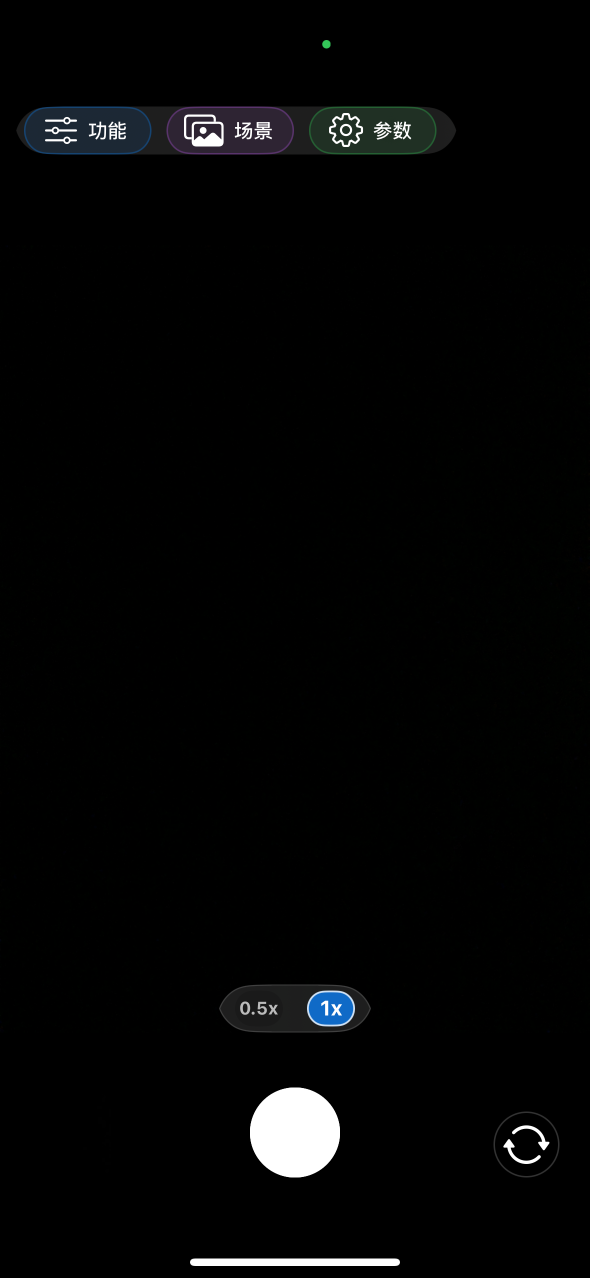
#> input picture ios上架准备/IMG_4789.PNG, 1179 x 2556 px (shown at 1/2 size); its folder holds only this picture in this run
$ python generate_app_store_screenshots_fixed.py
#> lines starting #> are read from the running program, lines starting #| are printed output that depends on the picture
#!/usr/bin/env python3
# -*- coding: utf-8 -*-
"""
App Store 截图生成工具 (修复版)
确保生成的截图尺寸与文件名完全一致
"""

import os
import sys
from PIL import Image, ImageDraw, ImageFont
import math

# App Store 截图尺寸要求
SCREENSHOT_SIZES = {
    # iPhone 截图尺寸
    "iPhone_6_7_8": (750, 1334),      # iPhone 6, 7, 8
    "iPhone_6_7_8_Plus": (1242, 2208), # iPhone 6 Plus, 7 Plus, 8 Plus
    "iPhone_X_XS": (1125, 2436),      # iPhone X, XS
    "iPhone_XR": (828, 1792),         # iPhone XR
    "iPhone_XS_Max": (1242, 2688),    # iPhone XS Max
    "iPhone_11": (828, 1792),         # iPhone 11
    "iPhone_11_Pro": (1125, 2436),    # iPhone 11 Pro
    "iPhone_11_Pro_Max": (1242, 2688), # iPhone 11 Pro Max
    "iPhone_12_mini": (1080, 2340),   # iPhone 12 mini
    "iPhone_12": (1170, 2532),        # iPhone 12
    "iPhone_12_Pro": (1170, 2532),    # iPhone 12 Pro
    "iPhone_12_Pro_Max": (1284, 2778), # iPhone 12 Pro Max
    "iPhone_13_mini": (1080, 2340),   # iPhone 13 mini
    "iPhone_13": (1170, 2532),        # iPhone 13
    "iPhone_13_Pro": (1170, 2532),    # iPhone 13 Pro
    "iPhone_13_Pro_Max": (1284, 2778), # iPhone 13 Pro Max
    "iPhone_14": (1170, 2532),        # iPhone 14
    "iPhone_14_Plus": (1284, 2778),   # iPhone 14 Plus
    "iPhone_14_Pro": (1179, 2556),    # iPhone 14 Pro
    "iPhone_14_Pro_Max": (1290, 2796), # iPhone 14 Pro Max
    "iPhone_15": (1179, 2556),        # iPhone 15
    "iPhone_15_Plus": (1290, 2796),   # iPhone 15 Plus
    "iPhone_15_Pro": (1179, 2556),    # iPhone 15 Pro
    "iPhone_15_Pro_Max": (1290, 2796), # iPhone 15 Pro Max
    "iPhone_16": (1179, 2556),        # iPhone 16
    "iPhone_16_Plus": (1290, 2796),   # iPhone 16 Plus
    "iPhone_16_Pro": (1179, 2556),    # iPhone 16 Pro
    "iPhone_16_Pro_Max": (1290, 2796), # iPhone 16 Pro Max

    # 新增的iPhone 6.7"和6.9"尺寸
    "iPhone_6_7_New": (1320, 2868),   # iPhone 6.7" 新尺寸
    "iPhone_6_7_Landscape": (2868, 1320), # iPhone 6.7" 横屏
    "iPhone_6_9": (1290, 2796),       # iPhone 6.9" 竖屏
    "iPhone_6_9_Landscape": (2796, 1290), # iPhone 6.9" 横屏

    # iPad 截图尺寸
    "iPad_9_7": (1536, 2048),         # iPad 9.7-inch
    "iPad_10_2": (1620, 2160),        # iPad 10.2-inch
    "iPad_10_9": (1640, 2360),        # iPad 10.9-inch
    "iPad_11": (1668, 2388),          # iPad 11-inch
    "iPad_12_9": (2048, 2732),        # iPad 12.9-inch
    "iPad_Air_10_9": (1640, 2360),    # iPad Air 10.9-inch
    "iPad_Air_11": (1668, 2388),      # iPad Air 11-inch
    "iPad_Pro_11": (1668, 2388),      # iPad Pro 11-inch
    "iPad_Pro_12_9": (2048, 2732),    # iPad Pro 12.9-inch
    "iPad_mini_8_3": (1488, 2266),    # iPad mini 8.3-inch
}

def resize_image_to_exact_size(image, target_size):
    """将图片调整到精确的目标尺寸"""
    target_width, target_height = target_size

    # 计算宽高比
    original_ratio = image.width / image.height
    target_ratio = target_width / target_height

    if original_ratio > target_ratio:
        # 原图更宽，需要裁剪宽度
        new_width = int(image.height * target_ratio)
        new_height = image.height
        left = (image.width - new_width) // 2
        top = 0
        right = left + new_width
        bottom = new_height
    else:
        # 原图更高，需要裁剪高度
        new_width = image.width
        new_height = int(image.width / target_ratio)
        left = 0
        top = (image.height - new_height) // 2
        right = new_width
        bottom = top + new_height

    # 裁剪图片
    cropped_image = image.crop((left, top, right, bottom))

    # 调整到目标尺寸
    resized_image = cropped_image.resize((target_width, target_height), Image.Resampling.LANCZOS)

    return resized_image

def generate_screenshots(input_folder, output_folder):
    """生成所有尺寸的截图"""
#> called with input_folder = 'ios上架准备', output_folder = 'App_Store_Screenshots_Fixed'
    if not os.path.exists(output_folder):
        os.makedirs(output_folder)

    # 获取输入文件夹中的所有图片
    image_files = [f for f in os.listdir(input_folder)
                   if f.lower().endswith(('.png', '.jpg', '.jpeg'))]

    if not image_files:
        print("❌ 在输入文件夹中没有找到图片文件")
        return

    print(f"📱 找到 {len(image_files)} 张原始截图")

    for image_file in image_files:
        input_path = os.path.join(input_folder, image_file)
        print(f"\n🔄 处理图片: {image_file}")

        try:
            # 打开原始图片
            original_image = Image.open(input_path)
#> original_image is the input picture: PIL image 1179x2556 RGB; mean R, G, B 4.8, 5.3, 5.3
            print(f"   原始尺寸: {original_image.size}")
#|    原始尺寸: (1179, 2556)

            # 为每个设备尺寸生成截图
            for device_name, size in SCREENSHOT_SIZES.items():
                print(f"   📱 生成 {device_name} 尺寸: {size}")

                # 调整图片到精确尺寸
                resized_image = resize_image_to_exact_size(original_image, size)

                # 验证尺寸
                if resized_image.size != size:
                    print(f"   ⚠️  尺寸不匹配: 期望 {size}, 实际 {resized_image.size}")
                    continue

                # 生成输出文件名
                base_name = os.path.splitext(image_file)[0]
                output_filename = f"{base_name}_{device_name}_{size[0]}x{size[1]}.png"
                output_path = os.path.join(output_folder, output_filename)

                # 保存图片
                resized_image.save(output_path, 'PNG', quality=95)
                print(f"   ✅ 已保存: {output_filename} (尺寸: {resized_image.size})")
#> this loop made 42 passes
#> pass 1, in resize_image_to_exact_size, `cropped_image = image.crop((left, top, right, bottom))`:
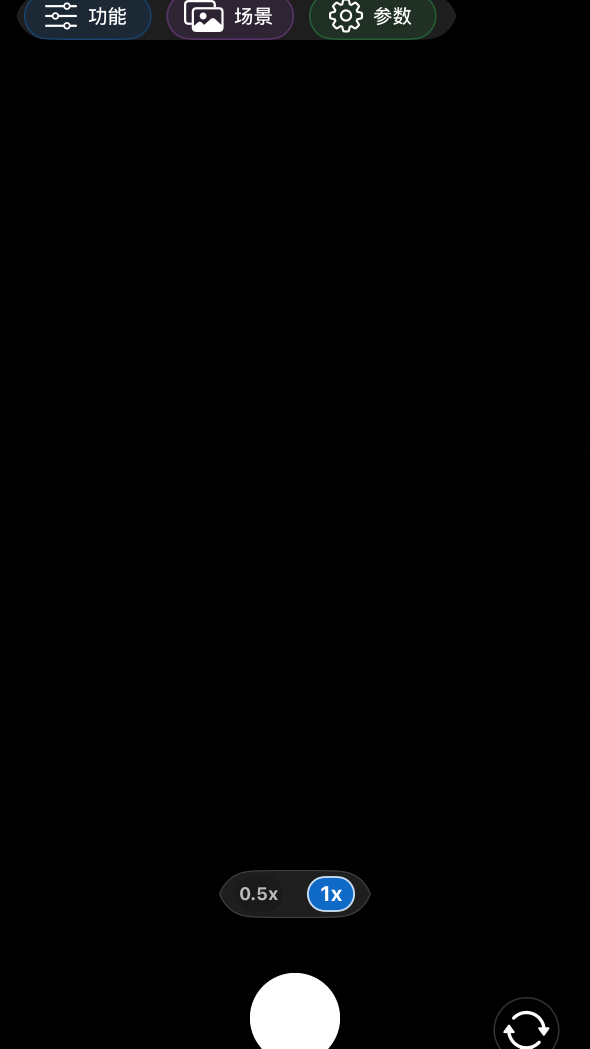
#> cropped_image: PIL image 1179x2097 RGB (shown at 1/2 size); mean R, G, B 4.7, 5.2, 5.3
#> after the loop:
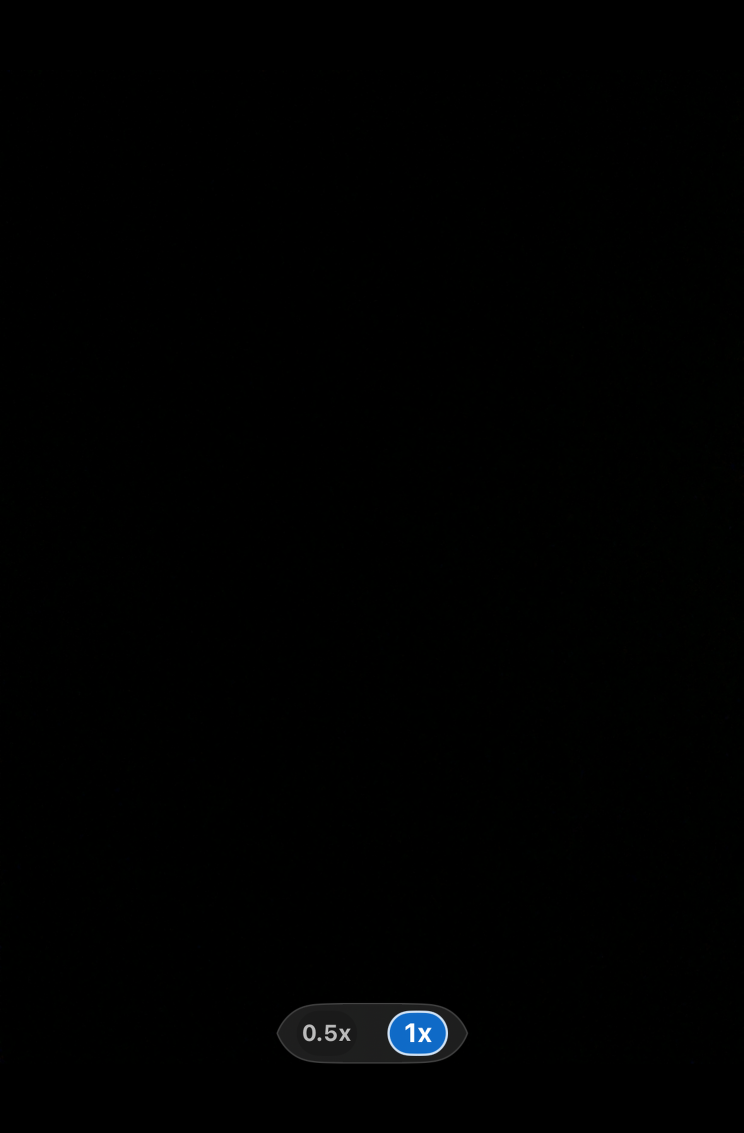
#> resized_image: PIL image 1488x2266 RGB (shown at 1/2 size); mean R, G, B 0.6, 1, 1

        except Exception as e:
            print(f"   ❌ 处理 {image_file} 时出错: {str(e)}")
            continue

def verify_screenshots(output_folder):
    """验证生成的截图尺寸"""
    print(f"\n🔍 验证截图尺寸...")

    files = [f for f in os.listdir(output_folder) if f.endswith('.png')]

    for file in files:
        file_path = os.path.join(output_folder, file)

        # 从文件名提取期望的尺寸
        if 'x' in file and file.endswith('.png'):
            try:
                # 提取尺寸信息
                size_part = file.split('_')[-1].replace('.png', '')
                if 'x' in size_part:
                    width, height = map(int, size_part.split('x'))
                    expected_size = (width, height)

                    # 检查实际尺寸
                    with Image.open(file_path) as img:
                        actual_size = img.size

                        if actual_size == expected_size:
                            print(f"   ✅ {file}: {actual_size}")
                        else:
                            print(f"   ❌ {file}: 期望 {expected_size}, 实际 {actual_size}")
            except Exception as e:
                print(f"   ⚠️  无法验证 {file}: {str(e)}")

def main():
    """主函数"""
    print("📱 App Store 截图生成工具 (修复版)")
    print("=" * 50)

    # 设置输入和输出文件夹
    input_folder = "ios上架准备"
    output_folder = "App_Store_Screenshots_Fixed"

    # 检查输入文件夹是否存在
    if not os.path.exists(input_folder):
        print(f"❌ 输入文件夹 '{input_folder}' 不存在")
        return

    print(f"📂 输入文件夹: {input_folder}")
    print(f"📂 输出文件夹: {output_folder}")

    # 生成截图
    generate_screenshots(input_folder, output_folder)

    # 验证截图尺寸
    verify_screenshots(output_folder)

    print("\n🎉 截图生成完成！")
    print(f"📁 所有截图已保存到: {output_folder}")
    print("🔍 所有截图尺寸已验证")

if __name__ == "__main__":
    main()
